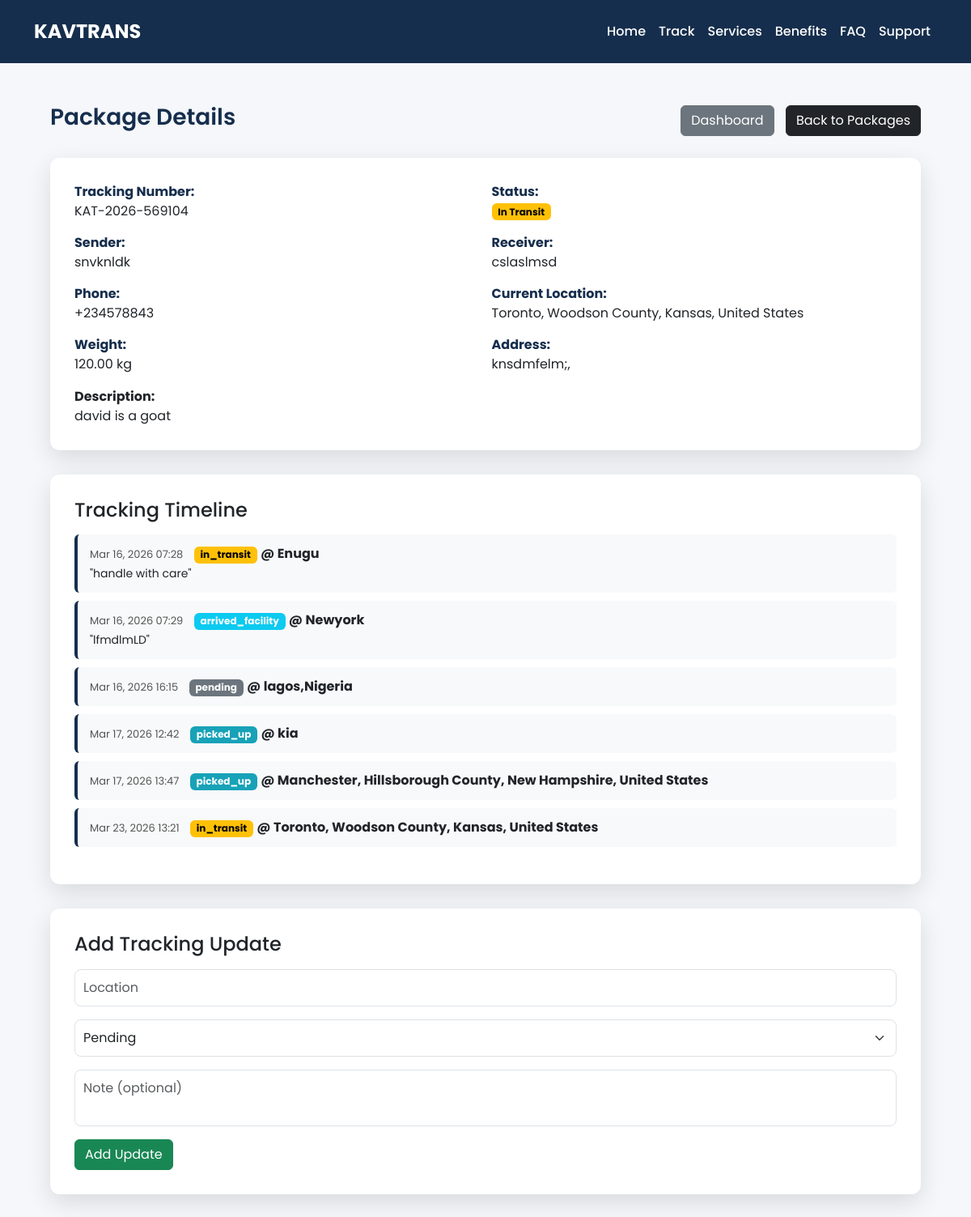
Screenshot of /dashboard/packages/8/ (signed in) with the database file from the repository.
### packages/models.py (models this page shows, shortened)
class Package(models.Model):
    STATUS_CHOICES = [
        ("pending", "Pending"),
        ("picked_up", "Picked Up"),
        ("in_transit", "In Transit"),
        ("arrived_facility", "Arrived At Facility"),
        ("out_for_delivery", "Out For Delivery"),
        ("delivered", "Delivered"),
    ]
    tracking_number = models.CharField(
        max_length=30,
        unique=True,
        default=generate_tracking_number,
        editable=False
    )
    owner = models.ForeignKey(
        settings.AUTH_USER_MODEL,
        on_delete=models.CASCADE,
        related_name="packages"
    )
    sender_name = models.CharField(max_length=100)
    receiver_name = models.CharField(max_length=100)
    receiver_phone = models.CharField(max_length=20)
    receiver_address = models.TextField()
    description = models.TextField()
    weight = models.DecimalField(max_digits=10, decimal_places=2)
    status = models.CharField(
        max_length=50,
        choices=STATUS_CHOICES,
        default="pending"
    )
    current_location = models.CharField(max_length=255, blank=True)
    created_at = models.DateTimeField(auto_now_add=True)

### tracking/models.py (models this page shows, shortened)
class TrackingHistory(models.Model):
    package = models.ForeignKey(
        Package,
        on_delete=models.CASCADE,
        related_name="tracking_updates"
    )
    location = models.CharField(max_length=255)
    status = models.CharField(max_length=255)
    note = models.TextField(blank=True)
    latitude = models.FloatField(null=True, blank=True)
    longitude = models.FloatField(null=True, blank=True)
    timestamp = models.DateTimeField(auto_now_add=True)

### dashboard/views.py (the view, shortened to what this page needs)
# urls.py: path("packages/<int:package_id>/", views.package_detail, name="package_detail"),
@login_required(login_url="admin_login")
def package_detail(request, package_id):
    package = get_object_or_404(Package, id=package_id)
    return render(request, "dashboard/package_detail.html", {
        "package": package
    })

### templates/dashboard/package_detail.html (shortened to what this page needs)
{% extends "dashboard/dashboard_base.html" %}
{% block content %}
<div class="container details-wrapper">
<div class="details-header">
<h3 class="details-title">Package Details</h3>
<div class="header-buttons">
<a href="{% url 'dashboard_home' %}" class="btn btn-secondary">
Dashboard
</a>
<a href="{% url 'package_list' %}" class="btn btn-dark">
Back to Packages
</a>
</div>
</div>
<div class="details-card">
<div class="info-grid">
<div class="info-item">
<strong>Tracking Number:</strong><br>
{{ package.tracking_number }}
</div>
<div class="info-item">
<strong>Status:</strong><br>
<span class="badge badge-status-{{ package.status }}">
{{ package.get_status_display }}
</span>
</div>
<div class="info-item">
<strong>Sender:</strong><br>
{{ package.sender_name }}
</div>
<div class="info-item">
<strong>Receiver:</strong><br>
{{ package.receiver_name }}
</div>
<div class="info-item">
<strong>Phone:</strong><br>
{{ package.receiver_phone }}
</div>
<div class="info-item">
<strong>Current Location:</strong><br>
{{ package.current_location }}
</div>
<div class="info-item">
<strong>Weight:</strong><br>
{{ package.weight }} kg
</div>
<div class="info-item">
<strong>Address:</strong><br>
{{ package.receiver_address }}
</div>
</div>
<div class="mt-3">
<strong>Description:</strong><br>
{{ package.description }}
</div>
</div>
<div class="details-card">
<h4 class="mb-3">Tracking Timeline</h4>
<ul class="timeline">
{% for update in package.tracking_updates.all %}
<li>
<span class="timeline-time">
{{ update.timestamp|date:"M d, Y H:i" }}
</span>
<span class="badge badge-status-{{ update.status }}">
{{ update.status }}
</span>
<strong>@ {{ update.location }}</strong>
{% if update.note %}
<br><small>"{{ update.note }}"</small>
{% endif %}
</li>
{% empty %}
<li>No updates yet.</li>
{% endfor %}
</ul>
</div>
<div class="details-card">
<h4 class="mb-3">Add Tracking Update</h4>
<form method="POST" class="update-form">
<div class="mb-3">
<input type="text" name="location" placeholder="Location" class="form-control" required>
</div>
<div class="mb-3">
<select name="status" class="form-select" required>
<option value="pending">Pending</option>
</select>
</div>
<div class="mb-3">
<textarea name="note" placeholder="Note (optional)" class="form-control"></textarea>
</div>
<button type="submit" class="btn btn-success">
Add Update
</button>
</form>
</div>
</div>
{% endblock %}

### templates/dashboard/dashboard_base.html (style rules this page uses)
:root { --primary:#162e4d; --secondary:#000; --white:#fff; --light:#f5f7fa; }
body { font-family:'Poppins', sans-serif; background:var(--light); margin:0; }

### templates/dashboard/package_detail.html (style rules this page uses)
.details-wrapper { max-width:1100px; margin:50px auto; }
.details-header { display:flex; justify-content:space-between; align-items:center; margin-bottom:25px; }
.details-title { color:#162e4d; font-weight:600; }
.header-buttons a { margin-left:10px; }
.details-card { background:white; padding:30px; border-radius:12px; box-shadow:0 10px 30px rgba(0,0,0,0.12); margin-bottom:30px; }
.info-grid { display:grid; grid-template-columns:1fr 1fr; gap:15px; }
.info-item strong { color:#162e4d; }
.badge-status-pending { background:#6c757d; }
.badge-status-picked_up { background:#17a2b8; }
.badge-status-in_transit { background:#ffc107;color:black; }
.badge-status-arrived_facility { background:#0dcaf0; }
.timeline { list-style:none; padding-left:0; }
.timeline li { background:#f8f9fa; border-left:4px solid #162e4d; padding:12px 15px; margin-bottom:10px; border-radius:6px; }
.timeline-time { font-size:13px; color:#555; margin-right:10px; }
.update-form input, .update-form select, .update-form textarea { border-radius:8px; padding:10px; }
.update-form textarea { resize:none; }

### rows the page displays
Package: tracking_number "KAT-2026-569104", status "In Transit", sender_name "snvknldk", receiver_name "cslaslmsd", receiver_phone "+234578843", current_location "Toronto, Woodson County, Kansas, United States", weight "120.00", receiver_address "knsdmfelm;,", description "david is a goat"
TrackingHistory: timestamp "Mar 16, 2026 07:28", status "in_transit", location "Enugu", note "handle with care"
TrackingHistory: timestamp "Mar 16, 2026 07:29", status "arrived_facility", location "Newyork", note "lfmdlmLD"
TrackingHistory: timestamp "Mar 16, 2026 16:15", status "pending", location "lagos,Nigeria"
TrackingHistory: timestamp "Mar 17, 2026 12:42", status "picked_up", location "kia"
TrackingHistory: timestamp "Mar 17, 2026 13:47", status "picked_up", location "Manchester, Hillsborough County, New Hampshire, United States"
TrackingHistory: timestamp "Mar 23, 2026 13:21", status "in_transit", location "Toronto, Woodson County, Kansas, United States"
